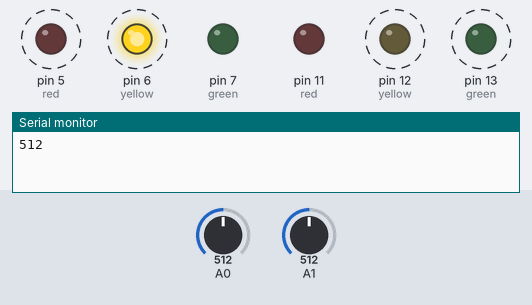
Bench run of a sketch on a simulated Arduino Uno, built with avr-gcc and run on an emulated ATmega328P. Parts: output pins drawn as LEDs (lit = HIGH), the last lines printed to the serial monitor. Dashed ring = blinking. The inputs (shaded band) are chosen by the test bench; at power-on: A1 = 512, A0 = 512.

Above: at 1.2 s.
1.3 s: A1 set to 892
4.8 s: A1 set to 913
At 6.8 s:
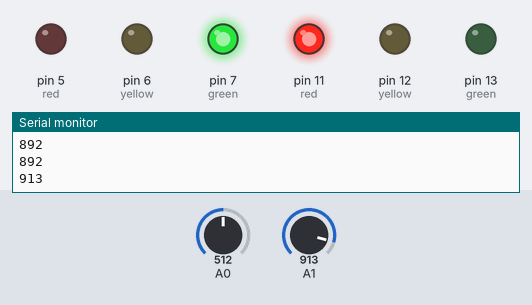
7.3 s: A0 set to 1023
At 11.9 s:
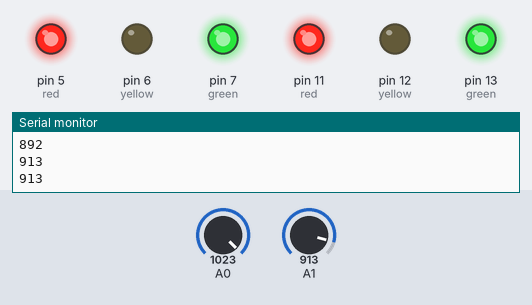
17.4 s: A0 set to 900
At 22.1 s:
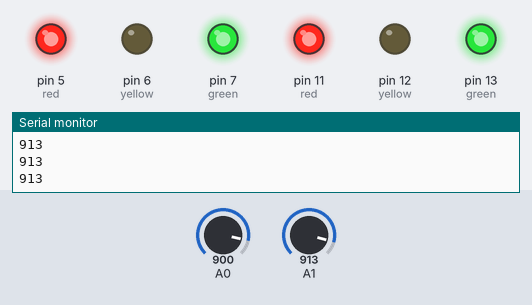
22.6 s: A1 set to 900
At 26.95 s:
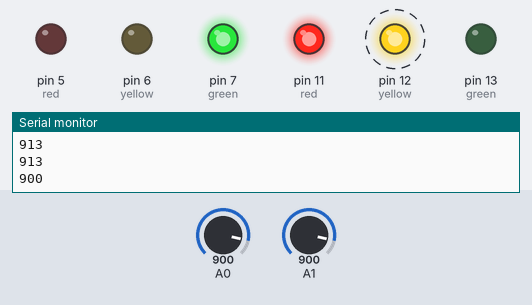
Timing chart, 0 to 29.4 s (numbered marks = the images above; inputs shaded):
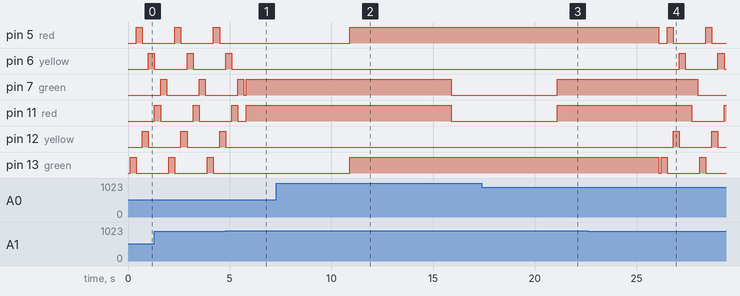

The sketch:

double_line.ino
```cpp
int x=0;
int count=0;
int T=900;
int C=1;
void setup()
{
Serial.begin(9600);
pinMode(13,OUTPUT);//green
pinMode(12,OUTPUT);//yellow
pinMode(11,OUTPUT);//red
pinMode(7,OUTPUT);//green
pinMode(6,OUTPUT);//yellow
pinMode(5,OUTPUT);//red
pinMode(A0,INPUT);
pinMode(A1,INPUT);
}
void loop()
{

//digitalWrite(10,HIGH);
Serial.println(analogRead(A1));
delay(100);
int first=analogRead(A0);
int second=analogRead(A1);

if(first>T && first>second)
{
count++;
digitalWrite(13,HIGH);
digitalWrite(5,HIGH);
delay(5000);
digitalWrite(12,LOW);
digitalWrite(11,LOW);
digitalWrite(6,LOW);
digitalWrite(7,LOW);
}
else if(second>T && first<second)
{
count++;
digitalWrite(7,HIGH);
digitalWrite(11,HIGH);
delay(5000);
digitalWrite(13,LOW);
digitalWrite(12,LOW);
digitalWrite(5,LOW);
digitalWrite(6,LOW);
}
else
{
digitalWrite(13,HIGH);
delay(300);
digitalWrite(13,LOW);

digitalWrite(5,HIGH);
delay(300);
digitalWrite(5,LOW);

digitalWrite(12,HIGH);
delay(300);
digitalWrite(12,LOW);

digitalWrite(6,HIGH);
delay(300);
digitalWrite(6,LOW);

digitalWrite(11,HIGH);
delay(300);
digitalWrite(11,LOW);

digitalWrite(7,HIGH);
delay(300);
digitalWrite(7,LOW);
}

}
```

Measured:
- the behaviour switches between 900 and 901 on A1 (found by bisection; images 0 and 1)
- after the input at 4.8 s, pin 5 (red): stays LOW (without the input it goes to HIGH after 1.3 s); pin 6 (yellow): goes on until 5.1 s, then stays LOW; pin 12 (yellow): goes on until 4.8 s, then stays LOW; pin 13 (green): stays LOW (without the input it goes to HIGH after 1.0 s)
- after the input at 7.3 s, pin 5 (red), pin 13 (green): LOW → HIGH after 3.6 s; pin 7 (green), pin 11 (red): HIGH → LOW after 8.6 s
- after the input at 17.4 s, pin 7 (green), pin 11 (red): LOW → HIGH after 3.7 s
- after the input at 22.6 s, pin 6 (yellow): alternates HIGH for 0.30 s and LOW for 1.6 s, starting after 4.5 s; pin 7 (green): HIGH → LOW after 5.4 s; pin 11 (red): HIGH → LOW after 5.1 s, → HIGH 1.6 s later; pin 12 (yellow): alternates HIGH for 0.30 s and LOW for 1.6 s, starting after 4.2 s
- by itself, pin 5 (red), pin 7 (green), pin 11 (red), pin 13 (green): alternates HIGH for 0.30 s and LOW for 1.6 s
